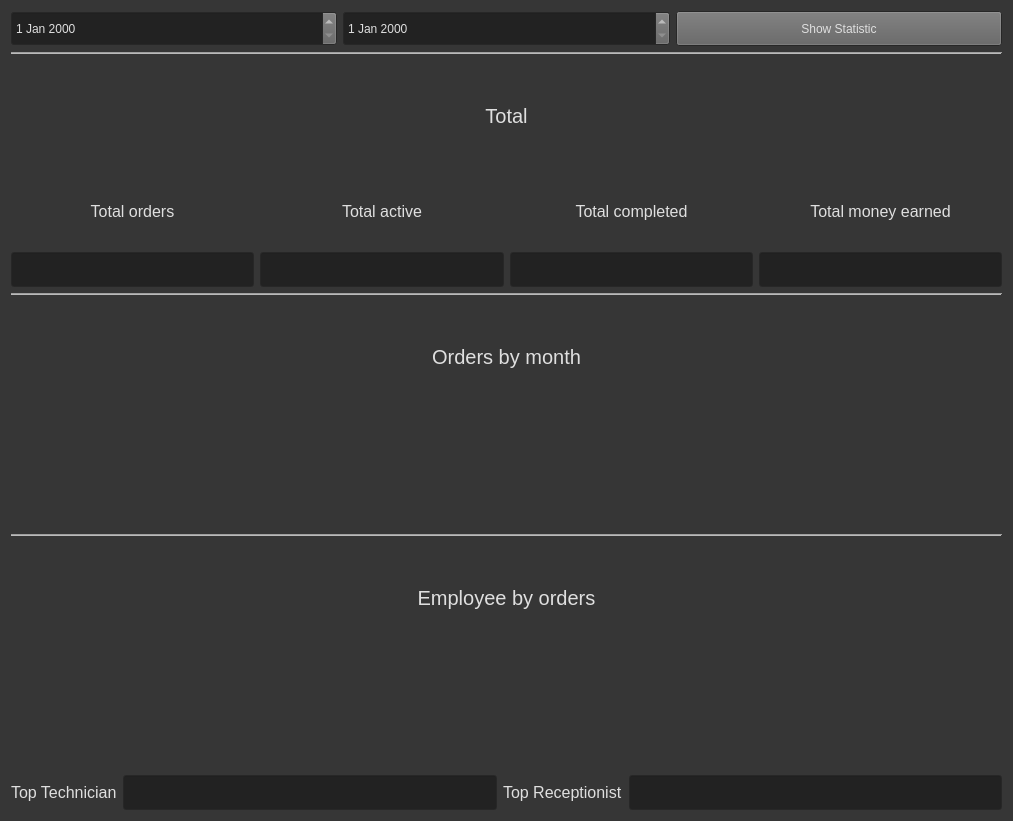
<?xml version="1.0" encoding="UTF-8"?>
<ui version="4.0">
 <class>StatisticWindow</class>
 <widget class="QWidget" name="StatisticWindow">
  <property name="geometry">
   <rect>
    <x>0</x>
    <y>0</y>
    <width>1013</width>
    <height>821</height>
   </rect>
  </property>
  <property name="palette">
   <palette>
    <active>
     <colorrole role="WindowText">
      <brush brushstyle="SolidPattern">
       <color alpha="255">
        <red>223</red>
        <green>223</green>
        <blue>223</blue>
       </color>
      </brush>
     </colorrole>
     <colorrole role="Button">
      <brush brushstyle="SolidPattern">
       <color alpha="255">
        <red>97</red>
        <green>97</green>
        <blue>97</blue>
       </color>
      </brush>
     </colorrole>
     <colorrole role="Light">
      <brush brushstyle="SolidPattern">
       <color alpha="255">
        <red>186</red>
        <green>186</green>
        <blue>186</blue>
       </color>
      </brush>
     </colorrole>
     <colorrole role="Midlight">
      <brush brushstyle="SolidPattern">
       <color alpha="255">
        <red>84</red>
        <green>84</green>
        <blue>84</blue>
       </color>
      </brush>
     </colorrole>
     <colorrole role="Text">
      <brush brushstyle="SolidPattern">
       <color alpha="255">
        <red>223</red>
        <green>223</green>
        <blue>223</blue>
       </color>
      </brush>
     </colorrole>
     <colorrole role="ButtonText">
      <brush brushstyle="SolidPattern">
       <color alpha="255">
        <red>223</red>
        <green>223</green>
        <blue>223</blue>
       </color>
      </brush>
     </colorrole>
     <colorrole role="Base">
      <brush brushstyle="SolidPattern">
       <color alpha="255">
        <red>34</red>
        <green>34</green>
        <blue>34</blue>
       </color>
      </brush>
     </colorrole>
     <colorrole role="Window">
      <brush brushstyle="SolidPattern">
       <color alpha="255">
        <red>54</red>
        <green>54</green>
        <blue>54</blue>
       </color>
      </brush>
     </colorrole>
     <colorrole role="Shadow">
      <brush brushstyle="SolidPattern">
       <color alpha="255">
        <red>255</red>
        <green>255</green>
        <blue>255</blue>
       </color>
      </brush>
     </colorrole>
     <colorrole role="Highlight">
      <brush brushstyle="SolidPattern">
       <color alpha="255">
        <red>192</red>
        <green>129</green>
        <blue>28</blue>
       </color>
      </brush>
     </colorrole>
     <colorrole role="HighlightedText">
      <brush brushstyle="SolidPattern">
       <color alpha="255">
        <red>255</red>
        <green>255</green>
        <blue>255</blue>
       </color>
      </brush>
     </colorrole>
     <colorrole role="Link">
      <brush brushstyle="SolidPattern">
       <color alpha="255">
        <red>124</red>
        <green>52</green>
        <blue>18</blue>
       </color>
      </brush>
     </colorrole>
     <colorrole role="LinkVisited">
      <brush brushstyle="SolidPattern">
       <color alpha="255">
        <red>80</red>
        <green>42</green>
        <blue>24</blue>
       </color>
      </brush>
     </colorrole>
     <colorrole role="AlternateBase">
      <brush brushstyle="SolidPattern">
       <color alpha="255">
        <red>245</red>
        <green>186</green>
        <blue>119</blue>
       </color>
      </brush>
     </colorrole>
     <colorrole role="ToolTipBase">
      <brush brushstyle="SolidPattern">
       <color alpha="255">
        <red>54</red>
        <green>54</green>
        <blue>54</blue>
       </color>
      </brush>
     </colorrole>
     <colorrole role="ToolTipText">
      <brush brushstyle="SolidPattern">
       <color alpha="255">
        <red>255</red>
        <green>255</green>
        <blue>255</blue>
       </color>
      </brush>
     </colorrole>
     <colorrole role="PlaceholderText">
      <brush brushstyle="SolidPattern">
       <color alpha="128">
        <red>125</red>
        <green>125</green>
        <blue>125</blue>
       </color>
      </brush>
     </colorrole>
     <colorrole role="Accent">
      <brush brushstyle="SolidPattern">
       <color alpha="255">
        <red>216</red>
        <green>130</green>
        <blue>43</blue>
       </color>
      </brush>
     </colorrole>
    </active>
    <inactive>
     <colorrole role="WindowText">
      <brush brushstyle="SolidPattern">
       <color alpha="255">
        <red>223</red>
        <green>223</green>
        <blue>223</blue>
       </color>
      </brush>
     </colorrole>
     <colorrole role="Button">
      <brush brushstyle="SolidPattern">
       <color alpha="255">
        <red>97</red>
        <green>97</green>
        <blue>97</blue>
       </color>
      </brush>
     </colorrole>
     <colorrole role="Light">
      <brush brushstyle="SolidPattern">
       <color alpha="255">
        <red>186</red>
        <green>186</green>
        <blue>186</blue>
       </color>
      </brush>
     </colorrole>
     <colorrole role="Midlight">
      <brush brushstyle="SolidPattern">
       <color alpha="255">
        <red>84</red>
        <green>84</green>
        <blue>84</blue>
       </color>
      </brush>
     </colorrole>
     <colorrole role="Text">
      <brush brushstyle="SolidPattern">
       <color alpha="255">
        <red>223</red>
        <green>223</green>
        <blue>223</blue>
       </color>
      </brush>
     </colorrole>
     <colorrole role="ButtonText">
      <brush brushstyle="SolidPattern">
       <color alpha="255">
        <red>223</red>
        <green>223</green>
        <blue>223</blue>
       </color>
      </brush>
     </colorrole>
     <colorrole role="Base">
      <brush brushstyle="SolidPattern">
       <color alpha="255">
        <red>34</red>
        <green>34</green>
        <blue>34</blue>
       </color>
      </brush>
     </colorrole>
     <colorrole role="Window">
      <brush brushstyle="SolidPattern">
       <color alpha="255">
        <red>54</red>
        <green>54</green>
        <blue>54</blue>
       </color>
      </brush>
     </colorrole>
     <colorrole role="Shadow">
      <brush brushstyle="SolidPattern">
       <color alpha="255">
        <red>255</red>
        <green>255</green>
        <blue>255</blue>
       </color>
      </brush>
     </colorrole>
     <colorrole role="Highlight">
      <brush brushstyle="SolidPattern">
       <color alpha="255">
        <red>192</red>
        <green>129</green>
        <blue>28</blue>
       </color>
      </brush>
     </colorrole>
     <colorrole role="HighlightedText">
      <brush brushstyle="SolidPattern">
       <color alpha="255">
        <red>255</red>
        <green>255</green>
        <blue>255</blue>
       </color>
      </brush>
     </colorrole>
     <colorrole role="Link">
      <brush brushstyle="SolidPattern">
       <color alpha="255">
        <red>124</red>
        <green>52</green>
        <blue>18</blue>
       </color>
      </brush>
     </colorrole>
     <colorrole role="LinkVisited">
      <brush brushstyle="SolidPattern">
       <color alpha="255">
        <red>80</red>
        <green>42</green>
        <blue>24</blue>
       </color>
      </brush>
     </colorrole>
     <colorrole role="AlternateBase">
      <brush brushstyle="SolidPattern">
       <color alpha="255">
        <red>245</red>
        <green>186</green>
        <blue>119</blue>
       </color>
      </brush>
     </colorrole>
     <colorrole role="ToolTipBase">
      <brush brushstyle="SolidPattern">
       <color alpha="255">
        <red>54</red>
        <green>54</green>
        <blue>54</blue>
       </color>
      </brush>
     </colorrole>
     <colorrole role="ToolTipText">
      <brush brushstyle="SolidPattern">
       <color alpha="255">
        <red>255</red>
        <green>255</green>
        <blue>255</blue>
       </color>
      </brush>
     </colorrole>
     <colorrole role="PlaceholderText">
      <brush brushstyle="SolidPattern">
       <color alpha="128">
        <red>125</red>
        <green>125</green>
        <blue>125</blue>
       </color>
      </brush>
     </colorrole>
     <colorrole role="Accent">
      <brush brushstyle="SolidPattern">
       <color alpha="255">
        <red>216</red>
        <green>130</green>
        <blue>43</blue>
       </color>
      </brush>
     </colorrole>
    </inactive>
    <disabled>
     <colorrole role="Button">
      <brush brushstyle="SolidPattern">
       <color alpha="255">
        <red>97</red>
        <green>97</green>
        <blue>97</blue>
       </color>
      </brush>
     </colorrole>
     <colorrole role="Light">
      <brush brushstyle="SolidPattern">
       <color alpha="255">
        <red>186</red>
        <green>186</green>
        <blue>186</blue>
       </color>
      </brush>
     </colorrole>
     <colorrole role="Midlight">
      <brush brushstyle="SolidPattern">
       <color alpha="255">
        <red>84</red>
        <green>84</green>
        <blue>84</blue>
       </color>
      </brush>
     </colorrole>
     <colorrole role="Base">
      <brush brushstyle="SolidPattern">
       <color alpha="255">
        <red>54</red>
        <green>54</green>
        <blue>54</blue>
       </color>
      </brush>
     </colorrole>
     <colorrole role="Window">
      <brush brushstyle="SolidPattern">
       <color alpha="255">
        <red>54</red>
        <green>54</green>
        <blue>54</blue>
       </color>
      </brush>
     </colorrole>
     <colorrole role="Shadow">
      <brush brushstyle="SolidPattern">
       <color alpha="255">
        <red>255</red>
        <green>255</green>
        <blue>255</blue>
       </color>
      </brush>
     </colorrole>
     <colorrole role="HighlightedText">
      <brush brushstyle="SolidPattern">
       <color alpha="255">
        <red>255</red>
        <green>255</green>
        <blue>255</blue>
       </color>
      </brush>
     </colorrole>
     <colorrole role="Link">
      <brush brushstyle="SolidPattern">
       <color alpha="255">
        <red>124</red>
        <green>52</green>
        <blue>18</blue>
       </color>
      </brush>
     </colorrole>
     <colorrole role="LinkVisited">
      <brush brushstyle="SolidPattern">
       <color alpha="255">
        <red>80</red>
        <green>42</green>
        <blue>24</blue>
       </color>
      </brush>
     </colorrole>
     <colorrole role="AlternateBase">
      <brush brushstyle="SolidPattern">
       <color alpha="255">
        <red>245</red>
        <green>186</green>
        <blue>119</blue>
       </color>
      </brush>
     </colorrole>
     <colorrole role="ToolTipBase">
      <brush brushstyle="SolidPattern">
       <color alpha="255">
        <red>54</red>
        <green>54</green>
        <blue>54</blue>
       </color>
      </brush>
     </colorrole>
     <colorrole role="ToolTipText">
      <brush brushstyle="SolidPattern">
       <color alpha="255">
        <red>255</red>
        <green>255</green>
        <blue>255</blue>
       </color>
      </brush>
     </colorrole>
     <colorrole role="PlaceholderText">
      <brush brushstyle="SolidPattern">
       <color alpha="128">
        <red>125</red>
        <green>125</green>
        <blue>125</blue>
       </color>
      </brush>
     </colorrole>
     <colorrole role="Accent">
      <brush brushstyle="SolidPattern">
       <color alpha="255">
        <red>216</red>
        <green>130</green>
        <blue>43</blue>
       </color>
      </brush>
     </colorrole>
    </disabled>
   </palette>
  </property>
  <property name="windowTitle">
   <string>ㅤ</string>
  </property>
  <property name="windowIcon">
   <iconset theme="QIcon::ThemeIcon::DialogInformation"/>
  </property>
  <layout class="QGridLayout" name="gridLayout_2" columnstretch="2,0,0">
   <item row="4" column="0" colspan="3">
    <layout class="QVBoxLayout" name="verticalLayout" stretch="0,0,0,0,0,0,0,0,0,0">
     <item>
      <widget class="Line" name="line">
       <property name="orientation">
        <enum>Qt::Orientation::Horizontal</enum>
       </property>
      </widget>
     </item>
     <item>
      <widget class="QLabel" name="label_7">
       <property name="font">
        <font>
         <pointsize>15</pointsize>
        </font>
       </property>
       <property name="text">
        <string>Total</string>
       </property>
       <property name="alignment">
        <set>Qt::AlignmentFlag::AlignCenter</set>
       </property>
      </widget>
     </item>
     <item>
      <layout class="QVBoxLayout" name="verticalLayout_2">
       <item>
        <layout class="QHBoxLayout" name="horizontalLayout">
         <item>
          <widget class="QLabel" name="label">
           <property name="font">
            <font>
             <pointsize>12</pointsize>
            </font>
           </property>
           <property name="text">
            <string>Total orders</string>
           </property>
           <property name="alignment">
            <set>Qt::AlignmentFlag::AlignCenter</set>
           </property>
          </widget>
         </item>
         <item>
          <widget class="QLabel" name="label_4">
           <property name="font">
            <font>
             <pointsize>12</pointsize>
            </font>
           </property>
           <property name="text">
            <string>Total active</string>
           </property>
           <property name="alignment">
            <set>Qt::AlignmentFlag::AlignCenter</set>
           </property>
          </widget>
         </item>
         <item>
          <widget class="QLabel" name="label_5">
           <property name="font">
            <font>
             <pointsize>12</pointsize>
            </font>
           </property>
           <property name="text">
            <string>Total completed</string>
           </property>
           <property name="alignment">
            <set>Qt::AlignmentFlag::AlignCenter</set>
           </property>
          </widget>
         </item>
         <item>
          <widget class="QLabel" name="label_6">
           <property name="font">
            <font>
             <pointsize>12</pointsize>
            </font>
           </property>
           <property name="text">
            <string>Total money earned</string>
           </property>
           <property name="alignment">
            <set>Qt::AlignmentFlag::AlignCenter</set>
           </property>
          </widget>
         </item>
        </layout>
       </item>
       <item>
        <layout class="QHBoxLayout" name="horizontalLayout_2">
         <item>
          <widget class="QLineEdit" name="TotalOrdersLineEdit">
           <property name="minimumSize">
            <size>
             <width>0</width>
             <height>35</height>
            </size>
           </property>
           <property name="readOnly">
            <bool>true</bool>
           </property>
          </widget>
         </item>
         <item>
          <widget class="QLineEdit" name="TotalActiveLineEdit">
           <property name="minimumSize">
            <size>
             <width>0</width>
             <height>35</height>
            </size>
           </property>
           <property name="readOnly">
            <bool>true</bool>
           </property>
          </widget>
         </item>
         <item>
          <widget class="QLineEdit" name="TotalCompletedlineEdit">
           <property name="minimumSize">
            <size>
             <width>0</width>
             <height>35</height>
            </size>
           </property>
           <property name="readOnly">
            <bool>true</bool>
           </property>
          </widget>
         </item>
         <item>
          <widget class="QLineEdit" name="TotalMoneyEarnedLineEdit">
           <property name="minimumSize">
            <size>
             <width>0</width>
             <height>35</height>
            </size>
           </property>
           <property name="readOnly">
            <bool>true</bool>
           </property>
          </widget>
         </item>
        </layout>
       </item>
      </layout>
     </item>
     <item>
      <widget class="Line" name="line_2">
       <property name="orientation">
        <enum>Qt::Orientation::Horizontal</enum>
       </property>
      </widget>
     </item>
     <item>
      <widget class="QLabel" name="label_2">
       <property name="font">
        <font>
         <pointsize>15</pointsize>
        </font>
       </property>
       <property name="text">
        <string>Orders by month</string>
       </property>
       <property name="alignment">
        <set>Qt::AlignmentFlag::AlignCenter</set>
       </property>
      </widget>
     </item>
     <item>
      <widget class="QChartView" name="ordersChartView" native="true">
       <property name="palette">
        <palette>
         <active>
          <colorrole role="WindowText">
           <brush brushstyle="SolidPattern">
            <color alpha="255">
             <red>223</red>
             <green>223</green>
             <blue>223</blue>
            </color>
           </brush>
          </colorrole>
          <colorrole role="Button">
           <brush brushstyle="SolidPattern">
            <color alpha="255">
             <red>97</red>
             <green>97</green>
             <blue>97</blue>
            </color>
           </brush>
          </colorrole>
          <colorrole role="Light">
           <brush brushstyle="SolidPattern">
            <color alpha="255">
             <red>186</red>
             <green>186</green>
             <blue>186</blue>
            </color>
           </brush>
          </colorrole>
          <colorrole role="Midlight">
           <brush brushstyle="SolidPattern">
            <color alpha="255">
             <red>84</red>
             <green>84</green>
             <blue>84</blue>
            </color>
           </brush>
          </colorrole>
          <colorrole role="Text">
           <brush brushstyle="SolidPattern">
            <color alpha="255">
             <red>223</red>
             <green>223</green>
             <blue>223</blue>
            </color>
           </brush>
          </colorrole>
          <colorrole role="ButtonText">
           <brush brushstyle="SolidPattern">
            <color alpha="255">
             <red>223</red>
             <green>223</green>
             <blue>223</blue>
            </color>
           </brush>
          </colorrole>
          <colorrole role="Base">
           <brush brushstyle="SolidPattern">
            <color alpha="255">
             <red>34</red>
             <green>34</green>
             <blue>34</blue>
            </color>
           </brush>
          </colorrole>
          <colorrole role="Window">
           <brush brushstyle="SolidPattern">
            <color alpha="255">
             <red>54</red>
             <green>54</green>
             <blue>54</blue>
            </color>
           </brush>
          </colorrole>
          <colorrole role="Shadow">
           <brush brushstyle="SolidPattern">
            <color alpha="255">
             <red>255</red>
             <green>255</green>
             <blue>255</blue>
            </color>
           </brush>
          </colorrole>
          <colorrole role="Highlight">
           <brush brushstyle="SolidPattern">
            <color alpha="255">
             <red>192</red>
             <green>129</green>
             <blue>28</blue>
            </color>
           </brush>
          </colorrole>
          <colorrole role="HighlightedText">
           <brush brushstyle="SolidPattern">
            <color alpha="255">
             <red>255</red>
             <green>255</green>
             <blue>255</blue>
            </color>
           </brush>
          </colorrole>
          <colorrole role="Link">
           <brush brushstyle="SolidPattern">
            <color alpha="255">
             <red>124</red>
             <green>52</green>
             <blue>18</blue>
            </color>
           </brush>
          </colorrole>
          <colorrole role="LinkVisited">
           <brush brushstyle="SolidPattern">
            <color alpha="255">
             <red>80</red>
             <green>42</green>
             <blue>24</blue>
            </color>
           </brush>
          </colorrole>
          <colorrole role="AlternateBase">
           <brush brushstyle="SolidPattern">
            <color alpha="255">
             <red>245</red>
             <green>186</green>
             <blue>119</blue>
            </color>
           </brush>
          </colorrole>
          <colorrole role="ToolTipBase">
           <brush brushstyle="SolidPattern">
            <color alpha="255">
             <red>54</red>
             <green>54</green>
             <blue>54</blue>
            </color>
           </brush>
          </colorrole>
          <colorrole role="ToolTipText">
           <brush brushstyle="SolidPattern">
            <color alpha="255">
             <red>255</red>
             <green>255</green>
             <blue>255</blue>
            </color>
           </brush>
          </colorrole>
          <colorrole role="PlaceholderText">
           <brush brushstyle="SolidPattern">
            <color alpha="128">
             <red>125</red>
             <green>125</green>
             <blue>125</blue>
            </color>
           </brush>
          </colorrole>
          <colorrole role="Accent">
           <brush brushstyle="SolidPattern">
            <color alpha="255">
             <red>216</red>
             <green>130</green>
             <blue>43</blue>
            </color>
           </brush>
          </colorrole>
         </active>
         <inactive>
          <colorrole role="WindowText">
           <brush brushstyle="SolidPattern">
            <color alpha="255">
             <red>223</red>
             <green>223</green>
             <blue>223</blue>
            </color>
           </brush>
          </colorrole>
          <colorrole role="Button">
           <brush brushstyle="SolidPattern">
            <color alpha="255">
             <red>97</red>
             <green>97</green>
             <blue>97</blue>
            </color>
           </brush>
          </colorrole>
          <colorrole role="Light">
           <brush brushstyle="SolidPattern">
            <color alpha="255">
             <red>186</red>
             <green>186</green>
             <blue>186</blue>
            </color>
           </brush>
          </colorrole>
          <colorrole role="Midlight">
           <brush brushstyle="SolidPattern">
            <color alpha="255">
             <red>84</red>
             <green>84</green>
             <blue>84</blue>
            </color>
           </brush>
          </colorrole>
          <colorrole role="Text">
           <brush brushstyle="SolidPattern">
            <color alpha="255">
             <red>223</red>
             <green>223</green>
             <blue>223</blue>
            </color>
           </brush>
          </colorrole>
          <colorrole role="ButtonText">
           <brush brushstyle="SolidPattern">
            <color alpha="255">
             <red>223</red>
             <green>223</green>
             <blue>223</blue>
            </color>
           </brush>
          </colorrole>
          <colorrole role="Base">
           <brush brushstyle="SolidPattern">
            <color alpha="255">
             <red>34</red>
             <green>34</green>
             <blue>34</blue>
            </color>
           </brush>
          </colorrole>
          <colorrole role="Window">
           <brush brushstyle="SolidPattern">
            <color alpha="255">
             <red>54</red>
             <green>54</green>
             <blue>54</blue>
            </color>
           </brush>
          </colorrole>
          <colorrole role="Shadow">
           <brush brushstyle="SolidPattern">
            <color alpha="255">
             <red>255</red>
             <green>255</green>
             <blue>255</blue>
            </color>
           </brush>
          </colorrole>
          <colorrole role="Highlight">
           <brush brushstyle="SolidPattern">
            <color alpha="255">
             <red>192</red>
             <green>129</green>
             <blue>28</blue>
            </color>
           </brush>
          </colorrole>
          <colorrole role="HighlightedText">
           <brush brushstyle="SolidPattern">
            <color alpha="255">
             <red>255</red>
             <green>255</green>
             <blue>255</blue>
            </color>
           </brush>
          </colorrole>
          <colorrole role="Link">
           <brush brushstyle="SolidPattern">
            <color alpha="255">
             <red>124</red>
             <green>52</green>
             <blue>18</blue>
            </color>
           </brush>
          </colorrole>
          <colorrole role="LinkVisited">
           <brush brushstyle="SolidPattern">
            <color alpha="255">
             <red>80</red>
             <green>42</green>
             <blue>24</blue>
            </color>
           </brush>
          </colorrole>
          <colorrole role="AlternateBase">
           <brush brushstyle="SolidPattern">
            <color alpha="255">
             <red>245</red>
             <green>186</green>
             <blue>119</blue>
            </color>
           </brush>
          </colorrole>
          <colorrole role="ToolTipBase">
           <brush brushstyle="SolidPattern">
            <color alpha="255">
             <red>54</red>
             <green>54</green>
             <blue>54</blue>
            </color>
           </brush>
          </colorrole>
          <colorrole role="ToolTipText">
           <brush brushstyle="SolidPattern">
            <color alpha="255">
             <red>255</red>
             <green>255</green>
             <blue>255</blue>
            </color>
           </brush>
          </colorrole>
          <colorrole role="PlaceholderText">
           <brush brushstyle="SolidPattern">
            <color alpha="128">
             <red>125</red>
             <green>125</green>
             <blue>125</blue>
            </color>
           </brush>
          </colorrole>
          <colorrole role="Accent">
           <brush brushstyle="SolidPattern">
            <color alpha="255">
             <red>216</red>
             <green>130</green>
             <blue>43</blue>
            </color>
           </brush>
          </colorrole>
         </inactive>
         <disabled>
          <colorrole role="Button">
           <brush brushstyle="SolidPattern">
            <color alpha="255">
             <red>97</red>
             <green>97</green>
             <blue>97</blue>
            </color>
           </brush>
          </colorrole>
          <colorrole role="Light">
           <brush brushstyle="SolidPattern">
            <color alpha="255">
             <red>186</red>
             <green>186</green>
             <blue>186</blue>
            </color>
           </brush>
          </colorrole>
          <colorrole role="Midlight">
           <brush brushstyle="SolidPattern">
            <color alpha="255">
             <red>84</red>
             <green>84</green>
             <blue>84</blue>
            </color>
           </brush>
          </colorrole>
          <colorrole role="Base">
           <brush brushstyle="SolidPattern">
            <color alpha="255">
             <red>54</red>
             <green>54</green>
             <blue>54</blue>
            </color>
           </brush>
          </colorrole>
          <colorrole role="Window">
           <brush brushstyle="SolidPattern">
            <color alpha="255">
             <red>54</red>
             <green>54</green>
             <blue>54</blue>
            </color>
           </brush>
          </colorrole>
          <colorrole role="Shadow">
           <brush brushstyle="SolidPattern">
            <color alpha="255">
             <red>255</red>
             <green>255</green>
             <blue>255</blue>
            </color>
           </brush>
          </colorrole>
          <colorrole role="HighlightedText">
           <brush brushstyle="SolidPattern">
            <color alpha="255">
             <red>255</red>
             <green>255</green>
             <blue>255</blue>
            </color>
           </brush>
          </colorrole>
          <colorrole role="Link">
           <brush brushstyle="SolidPattern">
            <color alpha="255">
             <red>124</red>
             <green>52</green>
             <blue>18</blue>
            </color>
           </brush>
          </colorrole>
          <colorrole role="LinkVisited">
           <brush brushstyle="SolidPattern">
            <color alpha="255">
             <red>80</red>
             <green>42</green>
             <blue>24</blue>
            </color>
           </brush>
          </colorrole>
          <colorrole role="AlternateBase">
           <brush brushstyle="SolidPattern">
            <color alpha="255">
             <red>245</red>
             <green>186</green>
             <blue>119</blue>
            </color>
           </brush>
          </colorrole>
          <colorrole role="ToolTipBase">
           <brush brushstyle="SolidPattern">
            <color alpha="255">
             <red>54</red>
             <green>54</green>
             <blue>54</blue>
            </color>
           </brush>
          </colorrole>
          <colorrole role="ToolTipText">
           <brush brushstyle="SolidPattern">
            <color alpha="255">
             <red>255</red>
             <green>255</green>
             <blue>255</blue>
            </color>
           </brush>
          </colorrole>
          <colorrole role="PlaceholderText">
           <brush brushstyle="SolidPattern">
            <color alpha="128">
             <red>125</red>
             <green>125</green>
             <blue>125</blue>
            </color>
           </brush>
          </colorrole>
          <colorrole role="Accent">
           <brush brushstyle="SolidPattern">
            <color alpha="255">
             <red>216</red>
             <green>130</green>
             <blue>43</blue>
            </color>
           </brush>
          </colorrole>
         </disabled>
        </palette>
       </property>
      </widget>
     </item>
     <item>
      <widget class="Line" name="line_3">
       <property name="orientation">
        <enum>Qt::Orientation::Horizontal</enum>
       </property>
      </widget>
     </item>
     <item>
      <widget class="QLabel" name="label_3">
       <property name="font">
        <font>
         <pointsize>15</pointsize>
        </font>
       </property>
       <property name="text">
        <string>Employee by orders</string>
       </property>
       <property name="alignment">
        <set>Qt::AlignmentFlag::AlignCenter</set>
       </property>
      </widget>
     </item>
     <item>
      <layout class="QHBoxLayout" name="horizontalLayout_3">
       <item>
        <widget class="QChartView" name="technicianChartView" native="true"/>
       </item>
       <item>
        <widget class="QChartView" name="receptionistChartView" native="true"/>
       </item>
      </layout>
     </item>
     <item>
      <layout class="QHBoxLayout" name="horizontalLayout_4">
       <item>
        <widget class="QLabel" name="label_8">
         <property name="baseSize">
          <size>
           <width>0</width>
           <height>35</height>
          </size>
         </property>
         <property name="font">
          <font>
           <pointsize>12</pointsize>
          </font>
         </property>
         <property name="text">
          <string>Top Technician</string>
         </property>
        </widget>
       </item>
       <item>
        <widget class="QLineEdit" name="BestTechnicianLineEdit">
         <property name="minimumSize">
          <size>
           <width>0</width>
           <height>35</height>
          </size>
         </property>
         <property name="readOnly">
          <bool>true</bool>
         </property>
        </widget>
       </item>
       <item>
        <widget class="QLabel" name="label_9">
         <property name="baseSize">
          <size>
           <width>0</width>
           <height>35</height>
          </size>
         </property>
         <property name="font">
          <font>
           <pointsize>12</pointsize>
          </font>
         </property>
         <property name="text">
          <string>Top Receptionist</string>
         </property>
        </widget>
       </item>
       <item>
        <widget class="QLineEdit" name="BestReceptionistLineEdit">
         <property name="minimumSize">
          <size>
           <width>0</width>
           <height>35</height>
          </size>
         </property>
         <property name="readOnly">
          <bool>true</bool>
         </property>
        </widget>
       </item>
      </layout>
     </item>
    </layout>
   </item>
   <item row="0" column="0" colspan="3">
    <layout class="QHBoxLayout" name="horizontalLayout_6">
     <item>
      <widget class="QDateEdit" name="date1Edit">
       <property name="minimumSize">
        <size>
         <width>0</width>
         <height>35</height>
        </size>
       </property>
      </widget>
     </item>
     <item>
      <widget class="QDateEdit" name="date2Edit">
       <property name="minimumSize">
        <size>
         <width>0</width>
         <height>35</height>
        </size>
       </property>
      </widget>
     </item>
     <item>
      <widget class="QPushButton" name="showButton">
       <property name="minimumSize">
        <size>
         <width>0</width>
         <height>35</height>
        </size>
       </property>
       <property name="text">
        <string>Show Statistic</string>
       </property>
       <property name="autoDefault">
        <bool>true</bool>
       </property>
      </widget>
     </item>
    </layout>
   </item>
  </layout>
 </widget>
 <customwidgets>
  <customwidget>
   <class>QChartView</class>
   <extends>QWidget</extends>
   <header>QtCharts/QChartView</header>
   <container>1</container>
  </customwidget>
 </customwidgets>
 <resources/>
 <connections/>
</ui>
